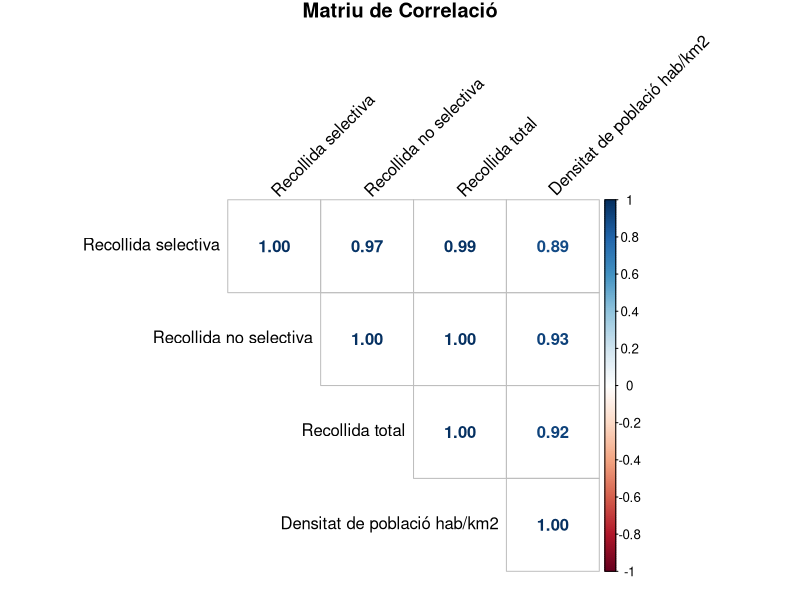
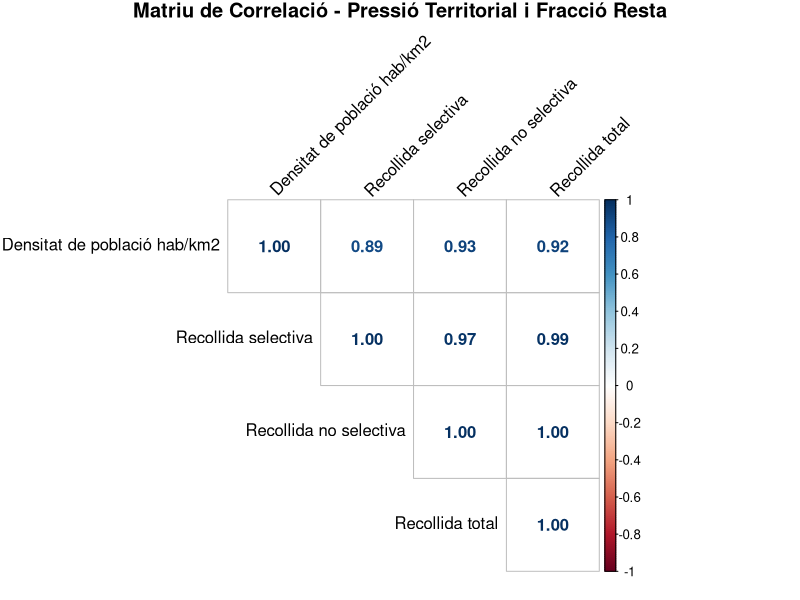
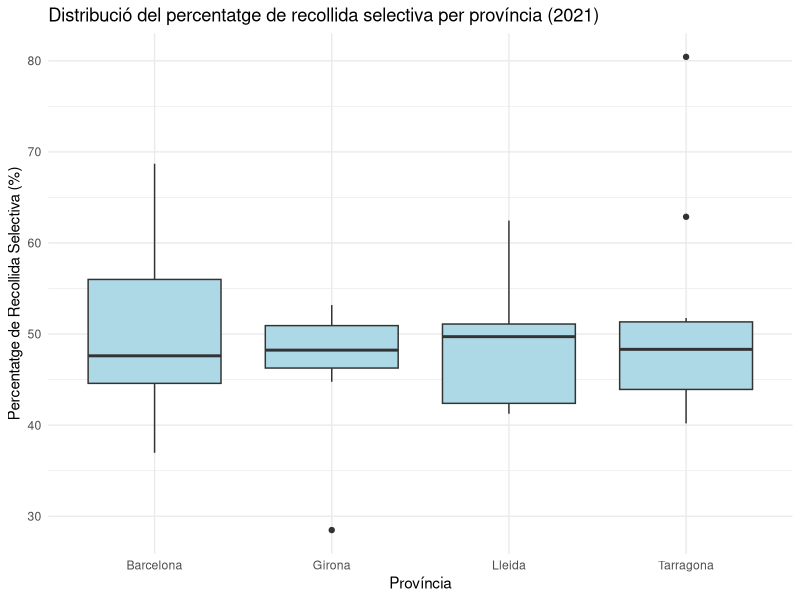
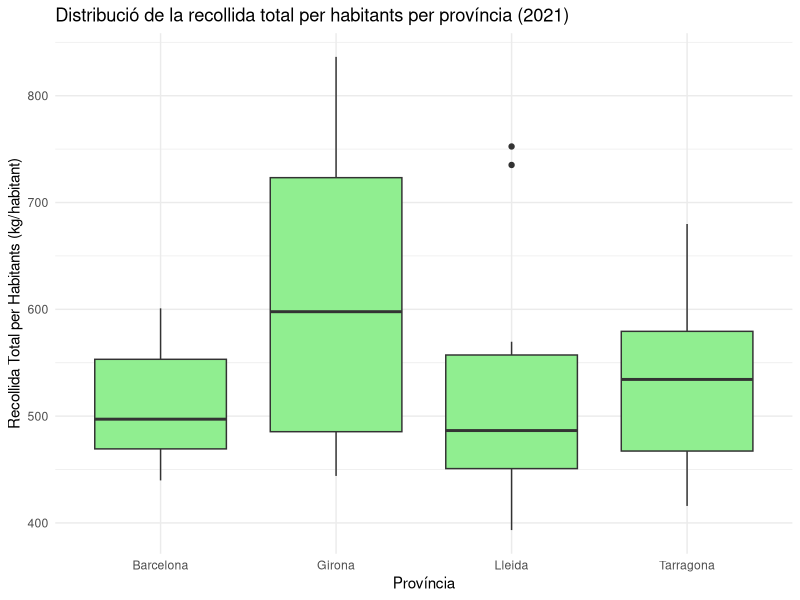

Here is the R script that generated these plots, in order:
## ---- chunk 1
knitr::opts_chunk$set(
    warning = FALSE, error = FALSE, message = FALSE, echo = FALSE,
    fig.align = "center"
)
# Carrega les biblioteques necessàries
suppressPackageStartupMessages({
    library(car)
    library(corrplot)
    library(dplyr)
    library(ggplot2)
    library(data.table)
    library(lmtest)
    library(nortest)
    library(tidyr)
})
## ---- chunk 2
# Carrega el dataset
dataset <- fread(
    "data/recollida-selectiva-comarques-2006-2021.csv",
    sep = ",",
    dec = ".",
    data.table = FALSE
)

dataset <- dataset |>
    mutate(
        # Variable recollida total (en tones)
        `Recollida total` = `Recollida selectiva` + `Recollida no selectiva`,
        # Percentatge de recollida selectiva
        `Recollida selectiva %` = (`Recollida selectiva` / `Recollida total`) * 100,
        # Població femenina total
        `Població.x` = `Població.y 0-15` + `Població.x 16-24` + `Població.y 25-44` + `Població.x 45-64` + `Població.y 64+`,
        # Població masculina total
        `Població.y` = `Població.x 0-15` + `Població.y 16-24` + `Població.x 25-44` + `Població.y 45-64` + `Població.x 64+`,
        # Població total
        `Poblacio` = `Població.x` + `Població.y`,
        # Densitat de Població (habitants per km²)
        `Densitat de població hab/km2` = `Poblacio` / `Superfície km2`,
        # Percentatge de fracció resta
        `Fracció resta %` = (`Recollida no selectiva` / `Recollida total`) * 100,
        # Variable per agrupar per província (pla territorial)
        Província = factor(Província),
        Comarca = factor(Comarca)
    ) |>
    filter(!is.na(`Recollida selectiva %`))

# Resum estadístic bàsic de les dades carregades
summary(dataset)
## ---- chunk 3
# Funció segura per al test de normalitat (evita errors de mida <3 o >5000)
safe_normality_test <- function(x) {
    x <- stats::na.omit(x)
    n <- length(x)
    if (n < 3) {
        return(list(p.value = NA_real_, method = "No es pot provar: n<3"))
    }
    if (n > 5000) {
        res <- nortest::ad.test(x)
        return(list(p.value = res$p.value, method = "Anderson-Darling (n>5000)"))
    }
    res <- shapiro.test(x)
    list(p.value = res$p.value, method = "Shapiro-Wilk")
}

# Funció segura per a la correlació (evita errors per mostres petites o NA)
safe_cor_test <- function(x, y, method = "spearman") {
    df <- data.frame(x = x, y = y)
    df <- df[complete.cases(df), ]
    n <- nrow(df)
    if (n < 3) {
        return(list(estimate = NA_real_, p.value = NA_real_, n = n, method = paste0("No es pot provar: n=", n)))
    }
    res <- cor.test(df$x, df$y, method = method)
    list(estimate = res$estimate, p.value = res$p.value, n = n, method = res$method)
}
## ---- chunk 4
# Matriu de correlació
num_df <- dataset |>
    select(
        `Recollida selectiva`, `Recollida no selectiva`, `Recollida total`,
        `Densitat de població hab/km2`,
    )

corr_mat <- suppressWarnings(cor(num_df, use = "pairwise.complete.obs"))

# Gràfica de la matriu de correlació amb corrplot
corrplot(corr_mat,
    method = "number", type = "upper", tl.col = "black", tl.srt = 45,
    title = "Matriu de Correlació",
    mar = c(0, 0, 1, 0)
)
## ---- chunk 5
# Dades per als anys 2006 i 2021
data_comp <- dataset |>
    filter(Any %in% c(2006, 2021)) |>
    select(Any, Comarca, `Recollida selectiva %`) |>
    drop_na()

data_2006 <- data_comp |>
    filter(Any == 2006) |>
    pull(`Recollida selectiva %`)
data_2021 <- data_comp |>
    filter(Any == 2021) |>
    pull(`Recollida selectiva %`)

comunes <- intersect(
    data_comp |> filter(Any == 2006) |> pull(Comarca),
    data_comp |> filter(Any == 2021) |> pull(Comarca)
)

cat("Comarques 2006:", length(unique(data_comp$Comarca[data_comp$Any == 2006])), "\n")
cat("Comarques 2021:", length(unique(data_comp$Comarca[data_comp$Any == 2021])), "\n")
cat("Comarques comunes:", length(comunes), "\n\n")

if (length(comunes) > 0) {
    # Test t aparellat (mateixes comarques)
    data_paired <- data_comp |>
        filter(Comarca %in% comunes) |>
        select(Any, Comarca, `Recollida selectiva %`) |>
        tidyr::pivot_wider(
            names_from = Any,
            values_from = `Recollida selectiva %`,
            names_prefix = "Any_"
        ) |>
        drop_na()

    test_res <- t.test(
        data_paired$Any_2021,
        data_paired$Any_2006,
        paired = TRUE,
        alternative = "greater"
    )

    diffs <- data_paired$Any_2021 - data_paired$Any_2006
    cohens_d <- mean(diffs) / sd(diffs)

    cat("Test t aparellat (n =", nrow(data_paired), ")\n")
    cat("  t =", round(test_res$statistic, 3), "\n")
    cat("  df =", test_res$parameter, "\n")
    cat("  p-value =", round(test_res$p.value, 4), "\n")
    cat("  Mitjana diferències (2021-2006) =", round(mean(diffs), 2), "%\n")
} else {
    # Test t independent (Welch)
    test_res <- t.test(
        data_2021,
        data_2006,
        paired = FALSE,
        var.equal = FALSE,
        alternative = "greater"
    )

    pooled_sd <- sqrt(((length(data_2006) - 1) * sd(data_2006)^2 +
        (length(data_2021) - 1) * sd(data_2021)^2) /
        (length(data_2006) + length(data_2021) - 2))
    cohens_d <- (mean(data_2021) - mean(data_2006)) / pooled_sd

    cat("Test t independent (Welch)\n")
    cat("  t =", round(test_res$statistic, 3), "\n")
    cat("  df =", round(test_res$parameter, 2), "\n")
    cat("  p-value =", round(test_res$p.value, 4), "\n")
}

alpha <- 0.05
if (!is.na(test_res$p.value) && test_res$p.value < alpha) {
    cat("Rebutgem H0: la mitjana del 2021 és superior a la del 2006.\n")
} else {
    cat("No rebutgem H0: no hi ha prou evidència que la mitjana del 2021 superi la del 2006.\n")
}
## ---- chunk 6
predictors <- c(
    "Població.x 0-15", "Població.y 0-15",
    "Població.x 16-24", "Població.y 16-24",
    "Població.x 25-44", "Població.y 25-44",
    "Població.x 45-64", "Població.y 45-64",
    "Població.x 64+", "Població.y 64+"
)

reg_ds <- dataset |>
    select(Any, `Recollida selectiva %`, all_of(predictors), Comarca) |>
    drop_na()

cat("Observacions després de neteja de NA:", nrow(reg_ds), "\n")
cat("Nombre de comarques úniques:", length(unique(reg_ds$Comarca)), "\n")
## ---- chunk 7
# Model de regressió lineal: Recollida selectiva % ~ Any + variables demogràfiques
preds_formula <- c(
    "`Població.x 0-15`", "`Població.y 0-15`",
    "`Població.x 16-24`", "`Població.y 16-24`",
    "`Població.x 25-44`", "`Població.y 25-44`",
    "`Població.x 45-64`", "`Població.y 45-64`",
    "`Població.x 64+`", "`Població.y 64+`"
)

form_str <- paste("`Recollida selectiva %` ~ Any + ", paste(preds_formula, collapse = " + "))
model_reg <- lm(as.formula(form_str), data = reg_ds)

summary_reg <- summary(model_reg)
print(summary_reg)
## ---- chunk 8
# Taula de significança de coeficients
coef_tab <- as.data.frame(summary(model_reg)$coefficients)
coef_tab$Predictor <- rownames(coef_tab)
rownames(coef_tab) <- NULL
coef_tab <- coef_tab |>
    dplyr::rename(Estimate = `Estimate`, Std.Error = `Std. Error`, t.value = `t value`, p.value = `Pr(>|t|)`) |>
    dplyr::arrange(p.value)

# Excloure l'intercept per a la classificació
coef_tab_no_intercept <- coef_tab |>
    dplyr::filter(Predictor != "(Intercept)")

knitr::kable(
    coef_tab_no_intercept,
    align = "l",
    caption = "Significança (p-value) dels predictors en el model de regressió"
)
## ---- chunk 9
# Matriu de correlació
corr_vars <- dataset |>
    select(
        `Densitat de població hab/km2`,
        `Recollida selectiva`,
        `Recollida no selectiva`,
        `Recollida total`
    )
corr_mat2 <- suppressWarnings(cor(corr_vars, use = "pairwise.complete.obs"))

# Gràfica de la matriu de correlació amb corrplot
corrplot(corr_mat2,
    method = "number", type = "upper", tl.col = "black", tl.srt = 45,
    title = "Matriu de Correlació - Pressió Territorial i Fracció Resta",
    mar = c(0, 0, 1, 0)
)
## ---- chunk 10
data_anova1 <- dataset |>
    filter(Any == 2021) |>
    select(Província, `Recollida selectiva %`) |>
    drop_na()
ggplot(data_anova1, aes(x = Província, y = `Recollida selectiva %`)) +
    geom_boxplot(fill = "lightblue") +
    labs(
        title = "Distribució del percentatge de recollida selectiva per província (2021)",
        x = "Província",
        y = "Percentatge de Recollida Selectiva (%)"
    ) +
    theme_minimal()
## ---- chunk 11
data_anova2 <- dataset |>
    filter(Any == 2021) |>
    mutate(
        `Recollida total per habitant` = (`Recollida total` / `Poblacio`) * 1000
    ) |>
    select(Província, `Recollida total per habitant`) |>
    drop_na()
ggplot(data_anova2, aes(x = Província, y = `Recollida total per habitant`)) +
    geom_boxplot(fill = "lightgreen") +
    labs(
        title = "Distribució de la recollida total per habitants per província (2021)",
        x = "Província",
        y = "Recollida Total per Habitants (kg/habitant)"
    ) +
    theme_minimal()
## ---- chunk 12
cat("Nombre d'observacions:", nrow(data_anova1), "\n")
cat("Nombre de províncies:", length(unique(data_anova1$Província)), "\n\n")

# Estadístics descriptius per província
stats_by_provincia <- data_anova1 |>
    group_by(Província) |>
    summarise(
        n = n(),
        Media = mean(`Recollida selectiva %`, na.rm = TRUE),
        SD = sd(`Recollida selectiva %`, na.rm = TRUE),
        Min = min(`Recollida selectiva %`, na.rm = TRUE),
        Max = max(`Recollida selectiva %`, na.rm = TRUE),
        .groups = "drop"
    )

knitr::kable(stats_by_provincia, caption = "Estadístics del percentatge de recollida selectiva per província (2021)")
## ---- chunk 13
# Test de normalitat per a cada grup
cat("Tests de normalitat per a cada província:\n\n")
normalitat_per_provincia <- data_anova1 |>
    group_by(Província) |>
    summarise(
        n = n(),
        p.value = safe_normality_test(`Recollida selectiva %`)$p.value,
        method = safe_normality_test(`Recollida selectiva %`)$method,
        .groups = "drop"
    )

knitr::kable(normalitat_per_provincia, caption = "Tests de normalitat per província")

# Interpretació
for (i in seq_len(nrow(normalitat_per_provincia))) {
    prov <- normalitat_per_provincia$Província[i]
    p_val <- normalitat_per_provincia$p.value[i]
    if (!is.na(p_val)) {
        if (p_val > 0.05) {
            cat(prov, ": Dades normals (p =", round(p_val, 4), ")\n")
        } else {
            cat(prov, ": Dades NO normals (p =", round(p_val, 4), ")\n")
        }
    }
}
## ---- chunk 14
# Test de igualtat de variàncies (Levene)
cat("\nTest de Levene per a igualtat de variàncies:\n")
levene_test1 <- car::leveneTest(`Recollida selectiva %` ~ Província, data = data_anova1)
print(levene_test1)

if (levene_test1$`Pr(>F)`[1] > 0.05) {
    cat("\nVariàncies iguals (p =", round(levene_test1$`Pr(>F)`[1], 4), ")\n")
} else {
    cat("\nVariàncies NO iguals (p =", round(levene_test1$`Pr(>F)`[1], 4), ")\n")
}
## ---- chunk 15
# Test ANOVA d'un factor
cat("ANOVA d'un factor - Percentatge de recollida selectiva per província:\n\n")
anova1 <- aov(`Recollida selectiva %` ~ Província, data = data_anova1)
anova1_summary <- summary(anova1)
print(anova1_summary)

# Extreu els resultats
f_statistic1 <- anova1_summary[[1]]$`F value`[1]
p_value1 <- anova1_summary[[1]]$`Pr(>F)`[1]
df_between1 <- anova1_summary[[1]]$`Df`[1]
df_within1 <- anova1_summary[[1]]$`Df`[2]

cat("\nResum dels resultats:\n")
cat("  F =", round(f_statistic1, 3), "\n")
cat("  df (entre) =", df_between1, "\n")
cat("  df (dins) =", df_within1, "\n")
cat("  p-value =", round(p_value1, 4), "\n\n")

alpha <- 0.05
if (p_value1 < alpha) {
    cat("Conclusió: Rebutgem H0. Hi ha diferències significatives en el percentatge de recollida selectiva entre les províncies (p =", round(p_value1, 4), ").\n")
} else {
    cat("Conclusió: No rebutgem H0. No hi ha prou evidència de diferències significatives en el percentatge de recollida selectiva entre les províncies (p =", round(p_value1, 4), ").\n")
}
## ---- chunk 16
# Test post-hoc de Tukey si rebutgem H0
if (p_value1 < 0.05) {
    cat("\nTest post-hoc de Tukey (HSD):\n\n")
    tukey1 <- TukeyHSD(anova1)
    print(tukey1)
}
## ---- chunk 17
cat("Nombre d'observacions:", nrow(data_anova2), "\n")
cat("Nombre de províncies:", length(unique(data_anova2$Província)), "\n\n")

# Estadístics descriptius per província
stats_by_provincia2 <- data_anova2 |>
    group_by(Província) |>
    summarise(
        n = n(),
        Media = mean(`Recollida total per habitant`, na.rm = TRUE),
        SD = sd(`Recollida total per habitant`, na.rm = TRUE),
        Min = min(`Recollida total per habitant`, na.rm = TRUE),
        Max = max(`Recollida total per habitant`, na.rm = TRUE),
        .groups = "drop"
    )

knitr::kable(stats_by_provincia2, caption = "Estadístics de recollida total per habitant per província (2021)")
## ---- chunk 18
# Test de normalitat per a cada grup
cat("Tests de normalitat per a cada província:\n\n")
normalitat_per_provincia2 <- data_anova2 |>
    group_by(Província) |>
    summarise(
        n = n(),
        p.value = safe_normality_test(`Recollida total per habitant`)$p.value,
        method = safe_normality_test(`Recollida total per habitant`)$method,
        .groups = "drop"
    )

knitr::kable(normalitat_per_provincia2, caption = "Tests de normalitat per província")

# Interpretació
for (i in seq_len(nrow(normalitat_per_provincia2))) {
    prov <- normalitat_per_provincia2$Província[i]
    p_val <- normalitat_per_provincia2$p.value[i]
    if (!is.na(p_val)) {
        if (p_val > 0.05) {
            cat(prov, ": Dades normals (p =", round(p_val, 4), ")\n")
        } else {
            cat(prov, ": Dades NO normals (p =", round(p_val, 4), ")\n")
        }
    }
}
## ---- chunk 19
# Test de igualtat de variàncies (Levene)
cat("\nTest de Levene per a igualtat de variàncies:\n")
levene_test2 <- car::leveneTest(`Recollida total per habitant` ~ Província, data = data_anova2)
print(levene_test2)

if (levene_test2$`Pr(>F)`[1] > 0.05) {
    cat("\nVariàncies iguals (p =", round(levene_test2$`Pr(>F)`[1], 4), ")\n")
} else {
    cat("\nVariàncies NO iguals (p =", round(levene_test2$`Pr(>F)`[1], 4), ")\n")
}
## ---- chunk 20
# Test ANOVA d'un factor
cat("ANOVA d'un factor - Recollida total per habitant per província:\n\n")
anova2 <- aov(`Recollida total per habitant` ~ Província, data = data_anova2)
anova2_summary <- summary(anova2)
print(anova2_summary)

# Extreu els resultats
f_statistic2 <- anova2_summary[[1]]$`F value`[1]
p_value2 <- anova2_summary[[1]]$`Pr(>F)`[1]
df_between2 <- anova2_summary[[1]]$`Df`[1]
df_within2 <- anova2_summary[[1]]$`Df`[2]

cat("\nResum dels resultats:\n")
cat("  F =", round(f_statistic2, 3), "\n")
cat("  df (entre) =", df_between2, "\n")
cat("  df (dins) =", df_within2, "\n")
cat("  p-value =", round(p_value2, 4), "\n\n")

alpha <- 0.05
if (p_value2 < alpha) {
    cat("Conclusió: Rebutgem H0. Hi ha diferències significatives en la recollida total per habitant entre les províncies (p =", round(p_value2, 4), ").\n")
} else {
    cat("Conclusió: No rebutgem H0. No hi ha prou evidència de diferències significatives en la recollida total per habitant entre les províncies (p =", round(p_value2, 4), ").\n")
}
## ---- chunk 21
# Test post-hoc de Tukey si rebutgem H0
if (p_value2 < 0.05) {
    cat("\nTest post-hoc de Tukey (HSD):\n\n")
    tukey2 <- TukeyHSD(anova2)
    print(tukey2)
}
